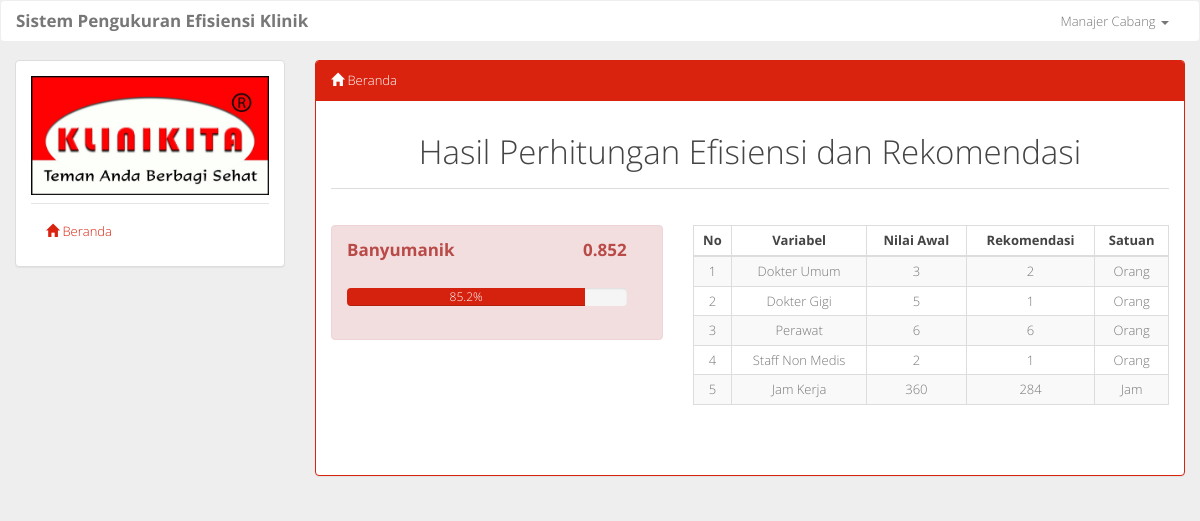
Screenshot of /beranda.php (signed in) with the database file from the repository.
### tables this page shows
CREATE TABLE `tb_perhitungan_efisiensi` (
  `id_perhitungan_efisiensi` int(11) NOT NULL,
  `id_klinik` int(11) NOT NULL,
  `id_variabel` int(11) NOT NULL,
  `nilai_efisiensi` double NOT NULL,
  `rekomendasi` int(11) NOT NULL,
  `nilai_awal` int(11) NOT NULL
);

CREATE TABLE `tb_variabel` (
  `id_variabel` int(11) NOT NULL,
  `nama_variabel` varchar(50) NOT NULL,
  `jenis_variabel` char(1) NOT NULL,
  `satuan` varchar(50) NOT NULL
);

### beranda.php (the view, shortened to what this page needs)
<?php include 'layout.php'; ?>
				<div class="col-sm-9">
					<div class="panel panel-primary">
						<div class="panel-heading">
							<span class="glyphicon glyphicon-home"></span> Beranda
						</div>
						<div class="panel-body">
							<?php
								if ($level == 'a') {
									echo '<h1 align="center">Sistem Pengukuran Efisiensi Klinik</h1><hr />';
									echo '
										<h4 id="deskripsi">Sistem Pengukuran Efisiensi Klinik merupakan sebuah sistem yang berfungsi untuk menghitung efisiensi kinerja masing-masing cabang klinik. <em>Output</em> dari sistem ini berupa nilai efisiensi serta rekomendasi untuk dapat meningkatkan efisiensi cabang yang dinilai belum efisien. Cabang klinik yang dinilai sudah efisien akan dijadikan sebagai <em>benchmarking</em> bagi cabang klinik lain yang belum efisien melalui rekomendasi yang dihasilkan. Sistem ini dibuat guna membantu manajer dalam mengambil keputusan sebagai upaya dalam meningkatkan mutu dan kualitas pelayanan Klinikita Semarang.</h4>
										<br>
									';
								} else {
									echo '<h1 align="center">Hasil Perhitungan Efisiensi dan Rekomendasi</h1><hr />';
								}
							?>
							<br>
							<?php
								if ($level == 'p') {
									echo '<div class="row">';
									$id_dmu = $cabang_klinik = $efisiensi = array();
									$q = mysqli_query($conn, 'SELECT p.id_klinik, k.cabang_klinik, p.nilai_efisiensi FROM tb_perhitungan_efisiensi AS p, tb_klinik AS k WHERE p.id_klinik=k.id_klinik GROUP BY p.id_klinik');
									$n_dmu = mysqli_num_rows($q);
									if ($n_dmu > 0) {
										$index = 0;
										while ($d = mysqli_fetch_assoc($q)) {
										  	$cabang_klinik[$index] = $d['cabang_klinik'];
										  	$id_dmu[$index] = $d['id_klinik'];
										  	$efisiensi[$index] = round($d['nilai_efisiensi'], 3);
										  	$index++;
										}
										for ($i=0; $i < $n_dmu; $i++) {
										  	$persen = $efisiensi[$i] * 100;
										  	if ($efisiensi[$i] >= 0.9) {
										  		$alert = "alert-success";
										  		$progress = "progress-bar-success";
										  	} else {
										  		$alert = "alert-danger";
										  		$progress = "progress-bar-danger";
										  	}
										  	echo '
											  		<div class="col-sm-5">
														<div class="alert alert-dismissible '.$alert.'">
																<div class="row">
																	<div class="col-sm-9 col-xs-9">
																		<h4 align="left"><strong>'.$cabang_klinik[$i].'</strong></h4>
																	</div>
																	<div class="col-sm-3 col-xs-3">
																		<h4 align="right"><strong>'.$efisiensi[$i].'</strong></h4>
																	</div>
																</div>
																<br>
																<div class="row">
																	<div class="col-sm-12">
																		<div class="progress">
																			<div class="progress-bar '.$progress.'" role="progressbar" aria-valuenow="'.$persen.'" aria-valuemin="0" aria-valuemax="100" style="width:'.$persen.'%">'.$persen.'%
																			</div>
																		</div>
																	</div>
																</div>
														</div>
													</div>
											';
											echo '
											  		<div class="col-sm-7">
														<table class="table table-condensed table-striped table-bordered">
															<thead>
																<tr>
															      	<th>No</th>
															      	<th>Variabel</th>
															      	<th>Nilai Awal</th>
															      	<th>Rekomendasi</th>
															      	<th>Satuan</th>
															    </tr>
															</thead>
															<tbody>
											';
											$q = mysqli_query($conn, 'SELECT * FROM tb_perhitungan_efisiensi AS p, tb_variabel AS v, tb_klinik AS k WHERE p.id_variabel=v.id_variabel AND k.id_klinik=p.id_klinik AND p.id_klinik="'.$id_dmu[$i].'" ORDER BY v.id_variabel ASC');
											if (mysqli_num_rows($q) > 0) {
											  	$j = 1;
											  	while ($data = mysqli_fetch_assoc($q)) {
											  		$klinik = $data['cabang_klinik'];
											  		$var = $data['nama_variabel'];
											  		$nilai_awal = $data['nilai_awal'];
											  		$rekomendasi = $data['rekomendasi'];
											  		$satuan = $data['satuan'];
											  		echo '
													  	<tr>
													  		<td>'.$j.'</td>
													  		<td>'.$var.'</td>
													  		<td>'.$nilai_awal.'</td>
													  		<td>'.$rekomendasi.'</td>
													  		<td>'.$satuan.'</td>
													  	</tr>
													';
													$j++;
											  	}
											}
											echo '
											  				</tbody>
											  			</table>
											  			<br>
											  			<br>
											  		</div>
											';
										}
									} else {
										echo '
										  		<div class="col-sm-12">
										  			<div class="alert alert-dismissible alert-warning">
  														<button type="button" class="close" data-dismiss="alert">&times;</button>
  														<Strong>Belum Dilakukan Perhitungan Efisiensi</strong>. Silahkan Menghubungi Admin Cabang.
													</div>
												</div>
										';
									}
									echo '</div>';
								} elseif (($level == 'c') OR ($level == 'm')) {
									echo '<div class="row">';
									$id_klinik = $_SESSION["id_klinik"];
									$q = mysqli_query($conn, 'SELECT p.id_klinik, k.cabang_klinik, p.nilai_efisiensi FROM tb_perhitungan_efisiensi AS p, tb_klinik AS k WHERE p.id_klinik=k.id_klinik AND p.id_klinik="'.$id_klinik.'" GROUP BY p.id_klinik');
									if (mysqli_num_rows($q) > 0) {
										$d = mysqli_fetch_assoc($q);
										$cabang_klinik = $d['cabang_klinik'];
										$efisiensi = round($d['nilai_efisiensi'], 3);
										$persen = $efisiensi * 100;
										if ($efisiensi >= 0.9) {
										  		$alert = "alert-success";
										  		$progress = "progress-bar-success";
										  	} else {
										  		$alert = "alert-danger";
										  		$progress = "progress-bar-danger";
										  	}
										  	echo '
											  		<div class="col-sm-5">
														<div class="alert alert-dismissible '.$alert.'">
																<div class="row">
																	<div class="col-sm-9 col-xs-9">
																		<h4 align="left"><strong>'.$cabang_klinik.'</strong></h4>
																	</div>
																	<div class="col-sm-3 col-xs-3">
																		<h4 align="right"><strong>'.$efisiensi.'</strong></h4>
																	</div>
																</div>
																<br>
																<div class="row">
																	<div class="col-sm-12">
																		<div class="progress">
																			<div class="progress-bar '.$progress.'" role="progressbar" aria-valuenow="'.$persen.'" aria-valuemin="0" aria-valuemax="100" style="width:'.$persen.'%">'.$persen.'%
																			</div>
																		</div>
																	</div>
																</div>
														</div>
													</div>
											';
										echo '
											  	<div class="col-sm-7">
													<table class="table table-condensed table-striped table-bordered">
														<thead>
															<tr>
															    <th>No</th>
															    <th>Variabel</th>
															    <th>Nilai Awal</th>
															    <th>Rekomendasi</th>
															    <th>Satuan</th>
															</tr>
														</thead>
													<tbody>
										';
										$q = mysqli_query($conn, 'SELECT * FROM tb_perhitungan_efisiensi AS p, tb_variabel AS v, tb_klinik AS k WHERE p.id_variabel=v.id_variabel AND k.id_klinik=p.id_klinik AND p.id_klinik="'.$id_klinik.'" ORDER BY p.id_variabel ASC');
										if (mysqli_num_rows($q) > 0) {
											$j = 1;
											while ($data = mysqli_fetch_assoc($q)) {
											  	$var = $data['nama_variabel'];
											  	$nilai_awal = $data['nilai_awal'];
											  	$rekomendasi = $data['rekomendasi'];
											  	$satuan = $data['satuan'];
											  	echo '
													<tr>
													  	<td>'.$j.'</td>
													  	<td>'.$var.'</td>
													  	<td>'.$nilai_awal.'</td>
													  	<td>'.$rekomendasi.'</td>
													  	<td>'.$satuan.'</td>
													</tr>
												';
												$j++;
											}
										}
										echo '
											  			</tbody>
											  		</table>
											  		<br>
											  		<br>
											  	</div>
										';
									}
									echo '</div>';
								}
							?>
						</div>
					</div>
				</div>
<?php include 'layout2.php' ?>

### assets/css/style.css (style rules this page uses)
body { background-color: #eee; }
th, td { text-align: center; }
.progress-bar-danger { background-color: #D5220F; }

### rows the page displays
tb_perhitungan_efisiensi: id_variabel.nama_variabel "Dokter Umum", nilai_awal "3", rekomendasi "2", id_variabel.satuan "Orang"
tb_perhitungan_efisiensi: id_variabel.nama_variabel "Dokter Gigi", nilai_awal "5", rekomendasi "1", id_variabel.satuan "Orang"
tb_perhitungan_efisiensi: id_variabel.nama_variabel "Perawat", nilai_awal "6", rekomendasi "6", id_variabel.satuan "Orang"
tb_perhitungan_efisiensi: id_variabel.nama_variabel "Staff Non Medis", nilai_awal "2", rekomendasi "1", id_variabel.satuan "Orang"
tb_perhitungan_efisiensi: id_variabel.nama_variabel "Jam Kerja", nilai_awal "360", rekomendasi "284", id_variabel.satuan "Jam"

### other values shown
$_SESSION['user'] "Manajer Cabang"
$cabang_klinik "Banyumanik"
$efisiensi "0.852"
$persen "85.2"
